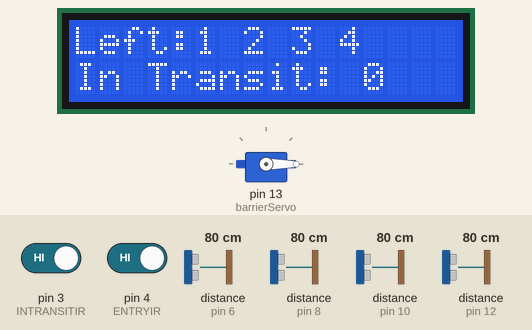
Simulated run of this sketch. Board: Arduino Uno, built with avr-gcc and run on an emulated ATmega328P. On the bench: 16×2 character LCD, servo. Wiring (inferred from the names in the program): 4 × ultrasonic range finder: trigger pin 5, echo pin 6 / trigger pin 7, echo pin 8 / trigger pin 9, echo pin 10 / trigger pin 11, echo pin 12. The inputs (shaded band) are chosen by the test bench; at power-on: pin 4 (ENTRYIR) HIGH, distance to the obstacle (sensors on pin 6, pin 8, pin 10, pin 12) 80 cm, pin 3 (INTRANSITIR) HIGH. The echo pulse lasts 58.3 µs per cm; what the sketch prints to the serial monitor is not drawn.

Above: at 3.2 s.
3.3 s: pin 4 (ENTRYIR) driven LOW
At 5.5 s:
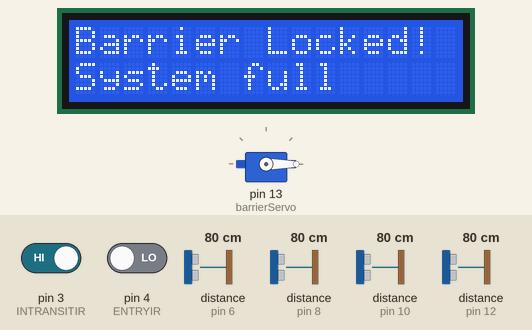
9.4 s: distance to the obstacle (sensor on pin 6) set to 12 cm
13.6 s: distance to the obstacle (sensor on pin 6) set to 9 cm
At 17.7 s:
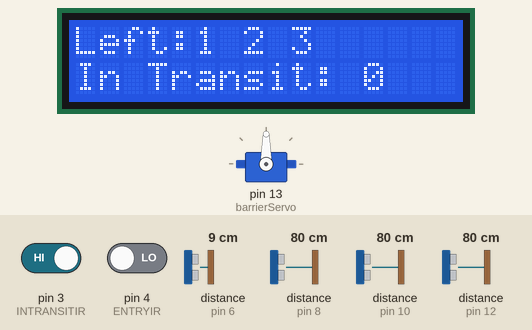
18.0 s: pin 3 (INTRANSITIR) driven LOW
At 19.3 s:
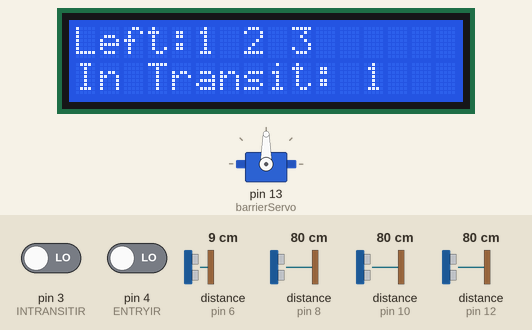
22.1 s: distance to the obstacle (sensor on pin 8) set to 2 cm
At 23.8 s:
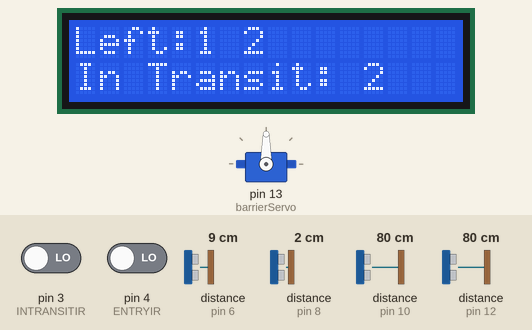
26.3 s: distance to the obstacle (sensor on pin 10) set to 2 cm
At 27.7 s:
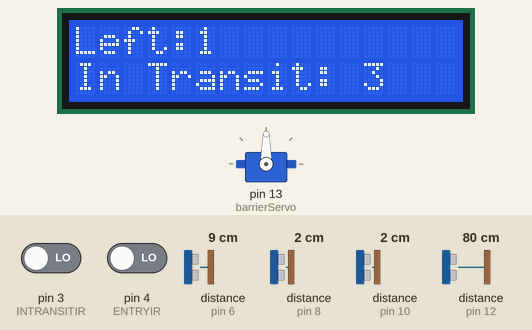
Timing chart, 0 to 29.3 s (numbered marks = the images above; inputs shaded):
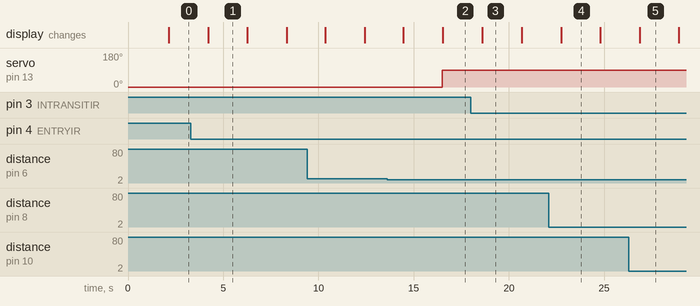

The sketch:

InvoltIntegration.ino
```cpp
#include <Wire.h>
#include <LiquidCrystal_I2C.h>
#include <Servo.h>

// Initialize LCD with the correct I2C address
LiquidCrystal_I2C lcd(0x27, 16, 2);

// Initialize the servo motor for barrier control
Servo barrierServo;

// Pin definitions
const int ENTRYIR = 4; // IR sensor for entry
const int INTRANSITIR = 3; // IR sensor for in-transit

// Parking spot sensors
const int T1TRIG = 11;
const int T1ECHO = 12;
const int T2TRIG = 9;
const int T2ECHO = 10;
const int T3TRIG = 7;
const int T3ECHO = 8;
const int T4TRIG = 5;
const int T4ECHO = 6;

const int TOTALPARKINGSPACES = 4; // Total parking available
const int MAXINTRANSIT = TOTALPARKINGSPACES; // In-transit cars can't exceed 4

const int DELAYTIME = 2000;

// Variables to track parking
int availableSpaces = TOTALPARKINGSPACES;
bool isCarParked[4] = {false, false, false, false}; // Status of parking spots
int carsInTransit = 0; // Total cars in transit

// Barrier state
int barrierState = 0;  // 0 = closed, 1 = open

/*
  INVOLT BASIC ARDUINO SKETCH
*/
int involtPin[14] = {}; //equals involt.pin.P in app
String involtString[2] = {}; //equals involt.pin.S in app
char involt[16]; // Buffer for received data
String fname; // String for responding to function received from app

void setup() {
  Serial.begin(57600); // Connection speed
  lcd.init();
  lcd.backlight();
  lcd.clear();
  lcd.print("Parking System");
  delay(2000); // Show message for 2 seconds

  // Set pin modes for sensors
  pinMode(T1TRIG, OUTPUT); pinMode(T1ECHO, INPUT);
  pinMode(T2TRIG, OUTPUT); pinMode(T2ECHO, INPUT);
  pinMode(T3TRIG, OUTPUT); pinMode(T3ECHO, INPUT);
  pinMode(T4TRIG, OUTPUT); pinMode(T4ECHO, INPUT);

  pinMode(ENTRYIR, INPUT); // Set the entry IR sensor pin
  pinMode(INTRANSITIR, INPUT); // Set the in-transit IR sensor pin

  // Initialize the servo motor to closed position
  barrierServo.attach(13);
  barrierServo.write(0);  // 0 degrees = barrier closed
}

void displayLCD() {
  lcd.clear();
  lcd.setCursor(0, 0);

  if (availableSpaces > 0) {
    lcd.print("Left:");
    if (!isCarParked[0]) lcd.print("1 ");
    if (!isCarParked[1]) lcd.print("2 ");
    if (!isCarParked[2]) lcd.print("3 ");
    if (!isCarParked[3]) lcd.print("4 ");
  } else {
    lcd.print("No Free Slots");
  }

  lcd.setCursor(0, 1);
  lcd.print("In Transit: ");
  lcd.print(carsInTransit);
}

long getDistance(int trigPin, int echoPin) {
  long duration, cm;

  // Trigger the sensor by sending a 10-microsecond pulse
  digitalWrite(trigPin, LOW);
  delayMicroseconds(10);
  digitalWrite(trigPin, HIGH);
  delayMicroseconds(10);
  digitalWrite(trigPin, LOW);

  // Read the echo signal
  duration = pulseIn(echoPin, HIGH);

  // If no signal is received, return -1
  if (duration == 0) return -1;

  // Convert the time into distance in centimeters
  cm = duration / 58.2;
  return cm;
}

bool sensorDetectsCar(float distance) {
  return (distance > 0 && distance < 10);
}

// Function to update parking status
void updateParkingStatus(float distance, int slot) {
  if (sensorDetectsCar(distance) && !isCarParked[slot]) {
    // Car parked
    isCarParked[slot] = true;
    if (availableSpaces > 0) {
      availableSpaces -= 1;
    }
    if (carsInTransit > 0) {
      carsInTransit -= 1;  // Decrease in-transit count
    }
    Serial.print("Car parked in Slot ");
    Serial.println(slot + 1);
  }
  else if (!sensorDetectsCar(distance) && isCarParked[slot]) {
    // Car left
    isCarParked[slot] = false;
    if (availableSpaces < TOTALPARKINGSPACES) {
      availableSpaces += 1;
    }
    Serial.print("Car left Slot ");
    Serial.println(slot + 1);
  }
}

// Update in-transit cars when detected
void updateInTransitStatus(int inTransitIR) {
  // Inverted logic for in-transit sensor
  if (inTransitIR == LOW && carsInTransit < MAXINTRANSIT) {
    carsInTransit += 1;
    Serial.print("Car in transit: ");
    Serial.println(carsInTransit);
  }
}

// Manage boom barrier and in-transit logic
void manageBoomBarrier(int ENTRYIR, int carsInside) {
  // Inverted logic for entry sensor
  if (barrierState == 0 && ENTRYIR == LOW) { // Entry signal LOW opens barrier
    if (carsInside < TOTALPARKINGSPACES) {
      barrierServo.write(90); // Open barrier
      barrierState = 1;
      Serial.println("Car detected at entry. Opening barrier...");
    } else {
      Serial.println("Car Detected but barrier locked.");
      lcd.clear();
      lcd.setCursor(0, 0);
      lcd.print("Barrier Locked!");
      lcd.setCursor(0, 1);
      lcd.print("System full");
      delay(2000);
    }
  }

  // Close barrier when car has passed
  if (barrierState == 1 && ENTRYIR == HIGH) { // Entry signal HIGH closes barrier
    barrierServo.write(0); // Close barrier
    barrierState = 0;
    Serial.println("Closing barrier...");
  }
}

void involtReceive(){
  if(Serial.available()>0) {
    Serial.readBytesUntil('\n',involt,sizeof(involt));
    int pin;
    if (involt[0] == 'P'){
      int value;
      sscanf(involt, "P%dV%d", &pin, &value);
      involtPin[pin] = value;
    }
    else if (involt[0] == 'S'){
      char value[sizeof(involt)];
      sscanf(involt, "S%dV%s", &pin, &value);
      involtString[pin] = value;
    }
    else if (involt[0] == 'F'){
      char value[sizeof(involt)];
      sscanf(involt, "F%s", &value);
      fname = value;
    };
    memset(involt,0,sizeof(involt));
  };
};

void involtSend(int pinNumber, int sendValue){
  Serial.print('A');
  Serial.print(pinNumber);
  Serial.print('V');
  Serial.print(sendValue);
  Serial.println('E');
  Serial.flush();
};

void loop() {
  involtReceive(); // Receive Involt data

  // Get sensor readings
  float d1 = getDistance(T1TRIG, T1ECHO);
  float d2 = getDistance(T2TRIG, T2ECHO);
  float d3 = getDistance(T3TRIG, T3ECHO);
  float d4 = getDistance(T4TRIG, T4ECHO);  // Added for T4

  int entryIR = digitalRead(ENTRYIR); // IR sensor for entry
  int inTransitIR = digitalRead(INTRANSITIR); // IR sensor for in-transit

  // Print sensor readings to Serial Monitor
  Serial.println("Sensor Readings:");
  Serial.print("Parking Sensor 1: "); Serial.print(d1); Serial.println(" cm");
  Serial.print("Parking Sensor 2: "); Serial.print(d2); Serial.println(" cm");
  Serial.print("Parking Sensor 3: "); Serial.print(d3); Serial.println(" cm");
  Serial.print("Parking Sensor 4: "); Serial.print(d4); Serial.println(" cm");
  Serial.print("Entry IR Sensor: "); Serial.println(entryIR == LOW ? "Car Detected" : "No Car");
  Serial.print("In-Transit IR Sensor: "); Serial.println(inTransitIR == LOW ? "Car Detected" : "No Car");

  // Update parking status
  updateParkingStatus(d1, 0);
  updateParkingStatus(d2, 1);
  updateParkingStatus(d3, 2);
  updateParkingStatus(d4, 3);  // Added for T4
  updateInTransitStatus(inTransitIR);

  // Manage boom barrier
  manageBoomBarrier(entryIR, availableSpaces);

  // Display status on LCD
  displayLCD();

  delay(DELAYTIME); // Delay for sensor stability
}
```

Measured:
- the behaviour switches between 11 and 10 cm on distance to the obstacle (sensor on pin 6) (found by bisection; images 1 and 2)
- after the input at 3.3 s, the display: changes after 0.93 s (image 1)
- after the input at 13.6 s, servo on pin 13 (barrierServo): 0° → 90° after 2.9 s; the display: first differs from a run without the input after 2.9 s (image 2)
- after the input at 18.0 s, the display: changes after 0.61 s (image 3)
- after the input at 26.3 s, the display: changes after 0.56 s (image 5)
- what the display in image 1 shows lasts 2.1 s, from 4.2 s to 6.3 s
- what the display in image 3 shows lasts 2.1 s, from 18.6 s to 20.7 s
